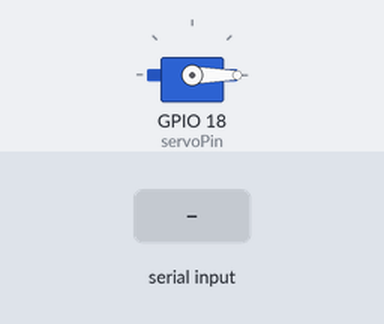
A sketch run on a simulated ESP32. On the bench: servo. The inputs (shaded band) are chosen by the test bench.

Above: at 1.2 s.
1.3 s: "CLOSE\n" received over Serial
At 1.9 s:
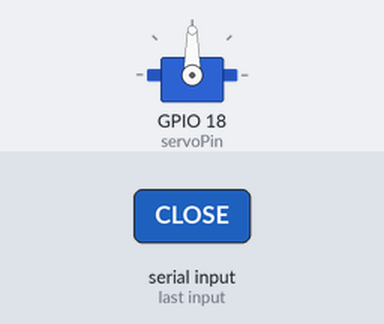
2.8 s: "OPEN\n" received over Serial
At 4.2 s:
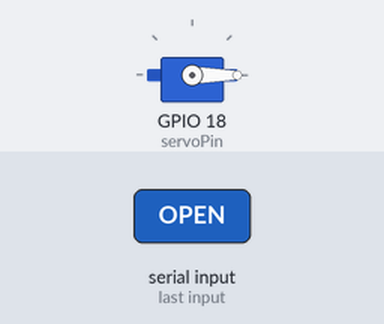
Timing chart, 0 to 5.8 s (numbered marks = the images above; inputs shaded):
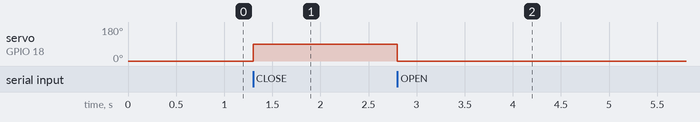

The sketch:

wired.ino
```cpp
#include <ESP32Servo.h>

Servo gateServo;

int servoPin = 18;   // Change if needed

void setup() {
  Serial.begin(115200);
  gateServo.attach(servoPin);
  gateServo.write(0);  // Gate open initially
}

void loop() {

  if (Serial.available()) {

    String command = Serial.readStringUntil('\n');
    command.trim();

    if (command == "OPEN") {
      gateServo.write(0);    // Open position
    }

    if (command == "CLOSE") {
      gateServo.write(90);   // Close position
    }
  }
}
```

Measured:
- after the input at 1.3 s, servo on GPIO 18 (servoPin): 0° → 90° at once
- after the input at 2.8 s, servo on GPIO 18 (servoPin): 90° → 0° at once
